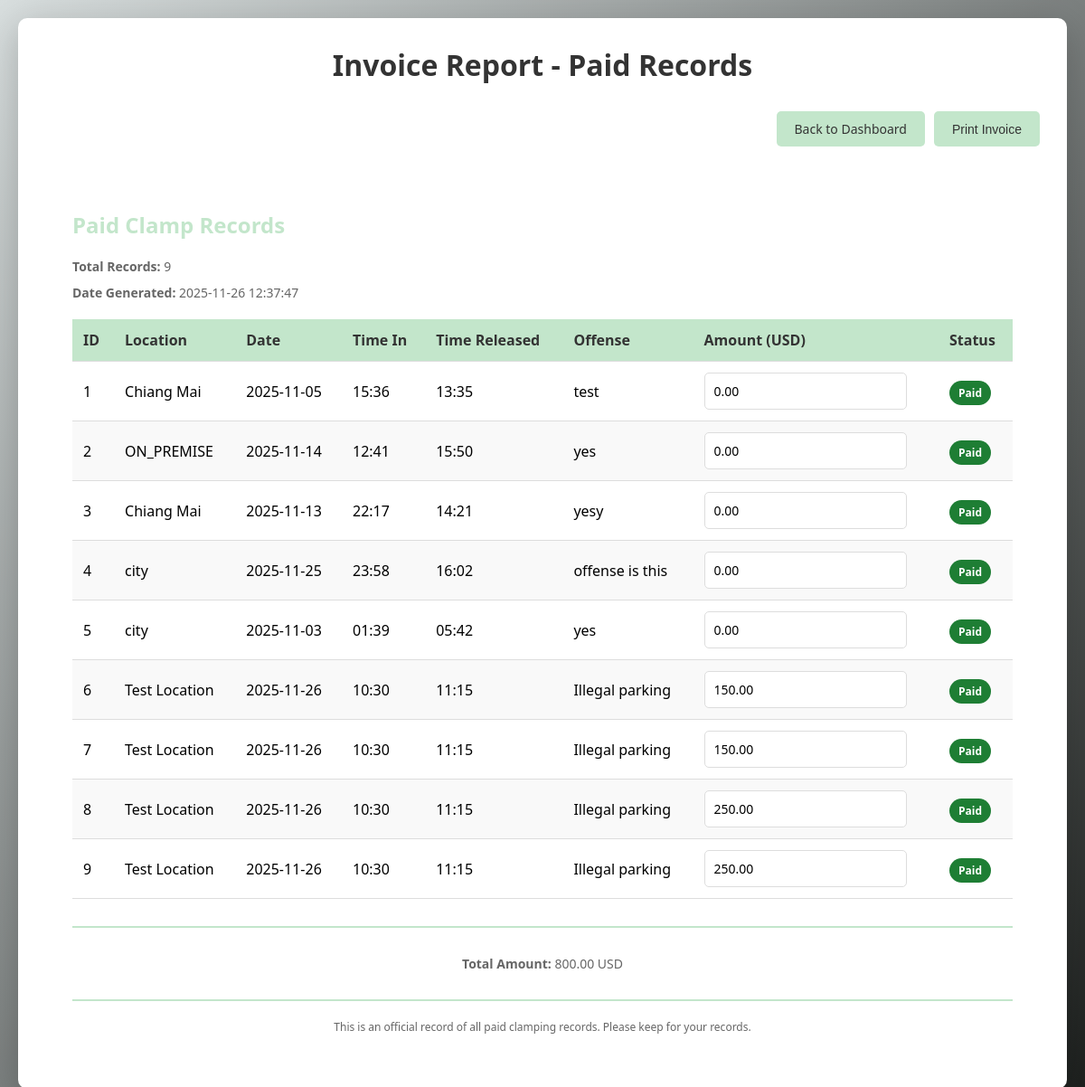
/invoicing (signed in), run on an earlier commit of the app's database.
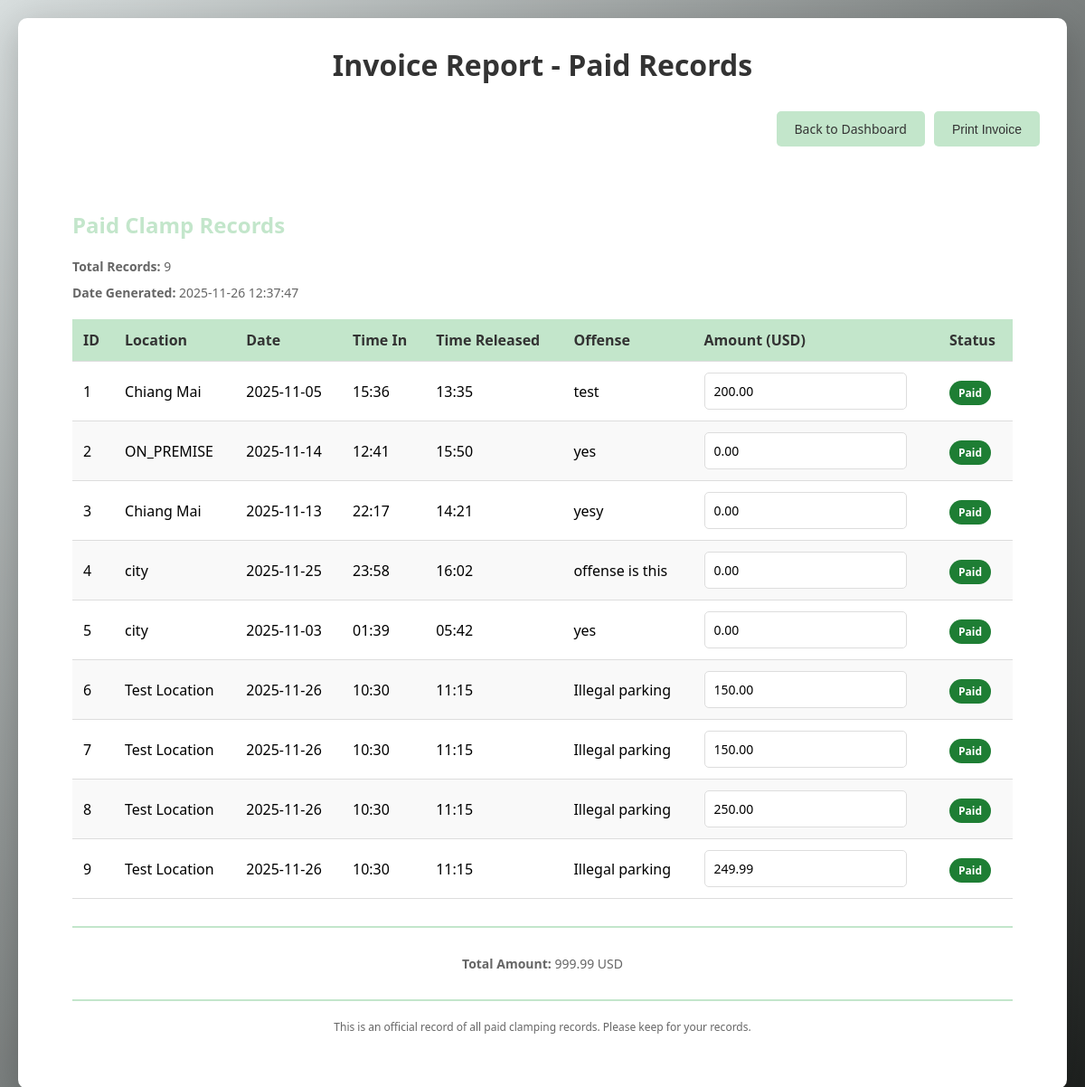
And on a later commit of the database.
### app.py (models this page shows, shortened)
class ClampData(db.Model):
    id = db.Column(db.Integer, primary_key=True)
    location = db.Column(db.String(200), nullable=False)
    registration = db.Column(db.String(100))
    clamp_date = db.Column(db.Date, nullable=False)
    time_in = db.Column(db.Time, nullable=False)
    time_released = db.Column(db.Time)
    offense = db.Column(db.String(300), nullable=False)
    payment_status = db.Column(db.String(50), default='Processing')  # Paid, Not Paid, Processing
    amount_paid = db.Column(db.Float, default=0.0)
    created_at = db.Column(db.DateTime, default=datetime.utcnow)

### app.py (the view)
@app.route('/invoicing')
def invoicing():
    paid_clamps = ClampData.query.filter_by(payment_status='Paid').all()
    total_amount = sum((c.amount_paid or 0.0) for c in paid_clamps)
    return render_template('invoicing.html', paid_clamps=paid_clamps, now=datetime.now(), total_amount=total_amount)

### app.py (called while the page is built)
@app.context_processor
def inject_common():
    return {'current_year': datetime.now().year}

@app.before_request
def require_login():
    whitelist = {'login', 'static', 'service_worker'}
    ep = request.endpoint
    if not ep:
        return
    if ep.split('.')[-1] in whitelist:
        return
    if session.get('user_id'):
        return
    return redirect(url_for('login', next=request.path))

### templates/invoicing.html (shortened to what this page needs)
<!DOCTYPE html>
<html lang="en">
<head>
    <link rel="stylesheet" href="{{ url_for('static', filename='css/style.css') }}">
        </head>
        <body>
            <div class="container">
                <h1>Invoice Report - Paid Records</h1>
                <div class="invoicing-header no-print">
                    <a href="/" class="btn">Back to Dashboard</a>
                    <button class="btn btn-print" onclick="window.print()">Print Invoice</button>
                </div>
                {% if paid_clamps %}
                    <div class="invoice-section">
                        <h2>Paid Clamp Records</h2>
                        <p class="invoice-info"><strong>Total Records:</strong> {{ paid_clamps|length }}</p>
                        <p class="invoice-info"><strong>Date Generated:</strong> {{ now.strftime('%Y-%m-%d %H:%M:%S') }}</p>
                        <table class="invoice-table">
                            <thead>
                                <tr>
                                    <th>ID</th>
                                    <th>Location</th>
                                    <th>Date</th>
                                    <th>Time In</th>
                                    <th>Time Released</th>
                                    <th>Offense</th>
                                    <th>Amount (USD)</th>
                                    <th>Status</th>
                                </tr>
                            </thead>
                            <tbody>
                                {% for clamp in paid_clamps %}
                                <tr>
                                    <td>{{ clamp.id }}</td>
                                    <td>{{ clamp.location }}</td>
                                    <td>{{ clamp.clamp_date.strftime('%Y-%m-%d') }}</td>
                                    <td>{{ clamp.time_in.strftime('%H:%M') }}</td>
                                    <td>{{ clamp.time_released.strftime('%H:%M') if clamp.time_released else 'N/A' }}</td>
                                    <td>{{ clamp.offense }}</td>
                                    <td>
                                        <input
                                            type="number"
                                            class="amount-input"
                                            step="0.01"
                                            min="0"
                                            value="{{ '%.2f'|format(clamp.amount_paid or 0) }}"
                                            data-id="{{ clamp.id }}"
                                            data-prev="{{ '%.2f'|format(clamp.amount_paid or 0) }}"
                                        >
                                    </td>
                                    <td><span class="status-paid">{{ clamp.payment_status }}</span></td>
                                </tr>
                                {% endfor %}
                            </tbody>
                        </table>
                        <div class="invoice-footer">
                            <p class="invoice-info"><strong>Total Amount:</strong> <span id="total-amount">{{ '%.2f'|format(total_amount) }}</span> USD</p>
                        </div>
                        <div class="invoice-footer">
                            <p>This is an official record of all paid clamping records. Please keep for your records.</p>
                        </div>
                    </div>
                {% else %}
                    <div class="no-data">
                        <p>No paid records found.</p>
                        <a href="/" class="btn">Back to Dashboard</a>
                    </div>
                {% endif %}
            </div>
        </body>
        </html>

What changed in the data, as far as the page shows it:
changed ClampData "test": amount_paid+id "0.00" → "200.00"
changed ClampData id 9: amount_paid+id "250.00" → "249.99"
Also different on the page:
{{ '%.2f'|format(total_amount) }}: "800.00" → "999.99"
